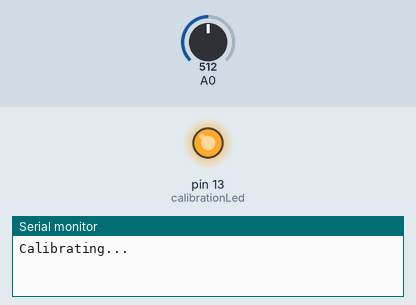
This sketch was run on a simulated Arduino Uno, built with avr-gcc and run on an emulated ATmega328P. Parts: output pins drawn as LEDs (lit = HIGH), the last lines printed to the serial monitor. The test bench sets the inputs (shaded band); at power-on: A0 = 512.

Above: at 0.1 s.
At 25.1 s:
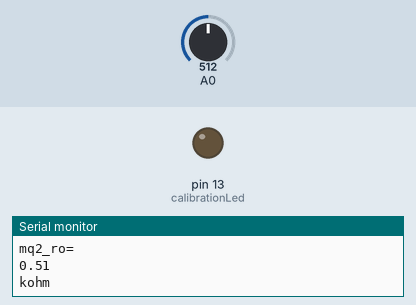
Timing chart, 0 to 26.6 s (numbered marks = the images above):
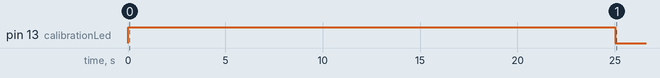

The sketch:

mq2.ino
```cpp
/************************Hardware Related Macros************************************/
const int calibrationLed = 13;                      //when the calibration start , LED pin 13 will light up , off when finish calibrating
//const int MQ_PIN=A0;                              //define which analog input channel you are going to use
// A0 for mq2 analog value read from sensor
int RL_VALUE=5;                                     //define the load resistance on the board, in kilo ohms
float mq2_RO_CLEAN_AIR_FACTOR=9.83;                 //RO_CLEAR_AIR_FACTOR=(Sensor resistance in clean air)/RO,
                                                    //which is derived from the chart in datasheet
/***********************Software Related Macros************************************/
int CALIBARAION_SAMPLE_TIMES=50;                    //define how many samples you are going to take in the calibration phase
int CALIBRATION_SAMPLE_INTERVAL=500;                //define the time interal(in milisecond) between each samples in the
                                                    //cablibration phase
int READ_SAMPLE_INTERVAL=50;                        //define how many samples you are going to take in normal operation
int READ_SAMPLE_TIMES=5;                            //define the time interal(in milisecond) between each samples in
                                                    //normal operation
/**********************Application Related Macros**********************************/
#define         mq2_ch4             0
#define         mq2_co              1
#define         GAS_SMOKE           2
/*****************************Globals***********************************************/
float           CH4Curve[3]  =  {2.3,0.47,-0.37};   //two points are taken from the curve.
                                                    //with these two points, a line is formed which is "approximately equivalent"
                                                    //to the original curve.
                                                    //data format:{ x, y, slope}; point1: (lg200, 0.47), point2: (lg10000, -0.15)
float           COCurve[3]  =  {2.3,0.72,-0.34};    //two points are taken from the curve.
                                                    //with these two points, a line is formed which is "approximately equivalent"
                                                    //to the original curve.
                                                    //data format:{ x, y, slope}; point1: (lg200, 0.72), point2: (lg10000,  0.15)
float           SmokeCurve[3] ={2.3,0.53,-0.44};    //two points are taken from the curve.
                                                    //with these two points, a line is formed which is "approximately equivalent"
                                                    //to the original curve.
                                                    //data format:{ x, y, slope}; point1: (lg200, 0.53), point2: (lg10000,  -0.22)
float           mq2_ro           =  10;             //Ro is initialized to 10 kilo ohms

void setup()
{

  Serial.begin(9600);
  pinMode(calibrationLed,OUTPUT);
  digitalWrite(calibrationLed,HIGH);
  Serial.print("Calibrating...");                        //LCD display
  mq2_ro = MQCalibration(A0,mq2_RO_CLEAN_AIR_FACTOR);    //Calibrating the sensor. Please make sure the sensor is in clean air
  digitalWrite(calibrationLed,LOW);

  Serial.println("done!");                               //LCD display
  Serial.println("mq2_ro= ");
  Serial.println(mq2_ro);
  Serial.println("kohm");
  delay(3000);
}

void loop()
{
  long iPPM_CH4 = 0;
  long iPPM_CO = 0;
  long iPPM_Smoke = 0;

  iPPM_CH4 = MQGetGasPercentage(MQRead(A0)/mq2_ro,mq2_ch4);
  iPPM_CO = MQGetGasPercentage(MQRead(A0)/mq2_ro,mq2_co);
  iPPM_Smoke = MQGetGasPercentage(MQRead(A0)/mq2_ro,GAS_SMOKE);


   Serial.println("Concentration of gas ");


   Serial.println("LPG: ");
   Serial.println(iPPM_CH4);
   Serial.println(" ppm");


   Serial.println("CO: ");
   Serial.println(iPPM_CO);
   Serial.println(" ppm");


   Serial.println("Smoke: ");
   Serial.println(iPPM_Smoke);
   Serial.println(" ppm");

   delay(200);

}

/****************** MQResistanceCalculation ****************************************
Input:   raw_adc - raw value read from adc, which represents the voltage
Output:  the calculated sensor resistance
************************************************************************************/
float MQResistanceCalculation(int raw_adc)
{
  //Serial.println(((float)RL_VALUE*(1023-raw_adc)/raw_adc));
  return ( ((float)RL_VALUE*(1023-raw_adc)/raw_adc));
}

/***************************** MQCalibration ****************************************
Input:   mq_pin - analog channel
Output:  Ro of the sensor
************************************************************************************/
float MQCalibration(int mq_pin, float ro)
{
  int i;
  float val=0;

  for (i=0;i<CALIBARAION_SAMPLE_TIMES;i++) {            //take multiple samples
    val += MQResistanceCalculation(analogRead(mq_pin));
    delay(CALIBRATION_SAMPLE_INTERVAL);
  }
  val = val/CALIBARAION_SAMPLE_TIMES;                   //calculate the average value
  val = val/ro;                        //divided by  yields the Ro
  return val;                                                      //according to the chart in the datasheet

}

/*****************************  MQRead *********************************************
Input:   mq_pin - analog channel
Output:  Rs of the sensor
************************************************************************************/
float MQRead(int mq_pin)
{
  int i;
  float rs=0;

  for (i=0;i<READ_SAMPLE_TIMES;i++) {
    rs += MQResistanceCalculation(analogRead(mq_pin));
    delay(READ_SAMPLE_INTERVAL);
  }

  rs = rs/READ_SAMPLE_TIMES;

  return rs;
}

/*****************************  MQGetGasPercentage **********************************
Input:   rs_ro_ratio - Rs divided by Ro
         gas_id      - target gas type
Output:  ppm of the target gas
************************************************************************************/
long MQGetGasPercentage(float rs_ro_ratio, int gas_id)
{
  if ( gas_id == mq2_ch4 ) {
     return MQGetPercentage(rs_ro_ratio,CH4Curve);
  } else if ( gas_id == mq2_co ) {
     return MQGetPercentage(rs_ro_ratio,COCurve);
  } else if ( gas_id == GAS_SMOKE ) {
     return MQGetPercentage(rs_ro_ratio,SmokeCurve);
  }

  return 0;
}

/*****************************  MQGetPercentage **********************************
Input:   rs_ro_ratio - Rs divided by Ro
         pcurve      - pointer to the curve of the target gas
Output:  ppm of the target gas
********************************************************************/
long  MQGetPercentage(float rs_ro_ratio, float *pcurve)
{
  return (pow(10,( ((log(rs_ro_ratio)-pcurve[1])/pcurve[2]) + pcurve[0])));
}
```
